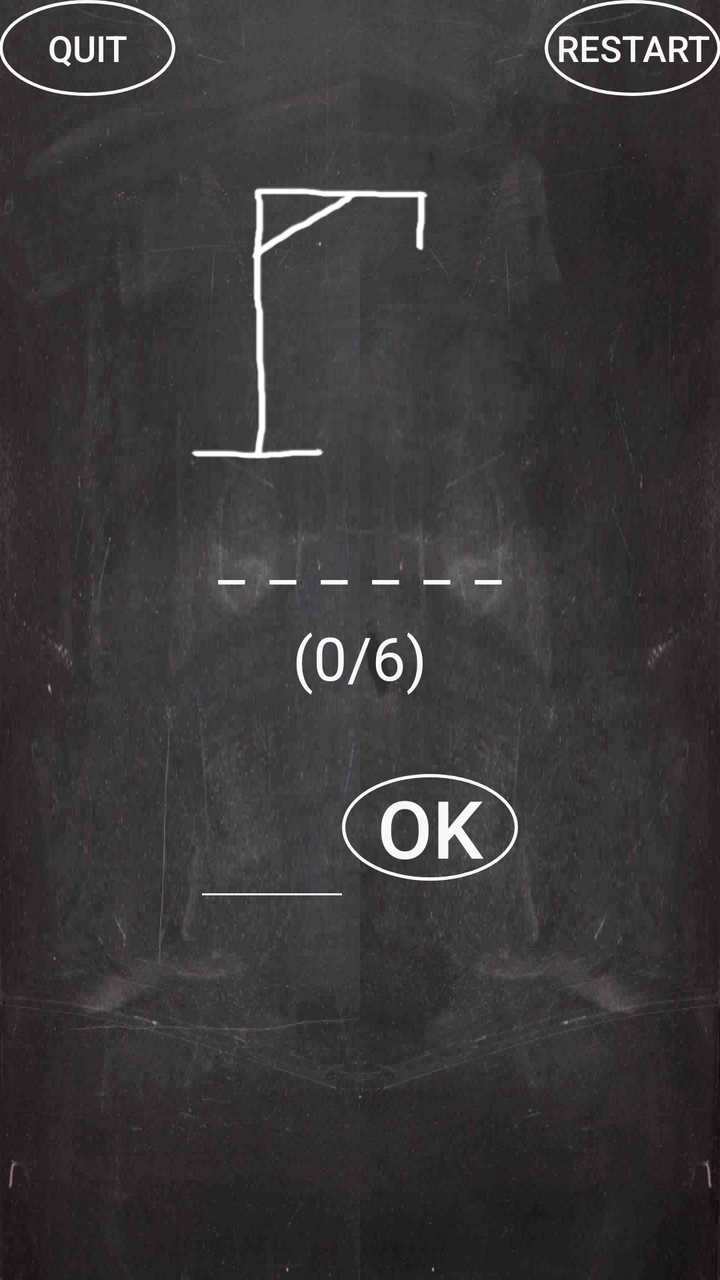
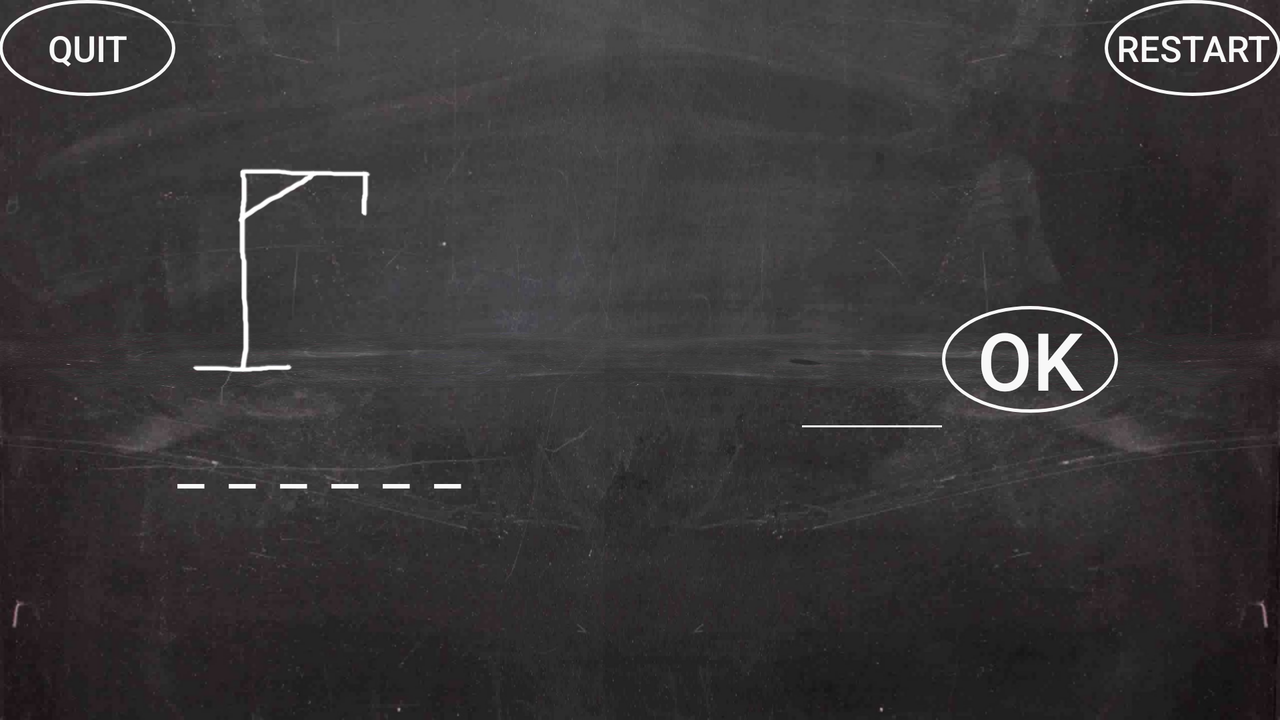

The same Android screen from two of the app's own layout files: first res/layout/ as a phone draws it, then the repository's variant for another configuration, drawn on a device whose configuration selects that folder. Both files follow.
<!-- AndroidManifest.xml: application theme AppTheme -->
<!-- res/layout/activity_game.xml -->
<RelativeLayout xmlns:android="http://schemas.android.com/apk/res/android"
    xmlns:tools="http://schemas.android.com/tools" android:layout_width="match_parent"
    android:layout_height="match_parent" android:paddingLeft="@dimen/activity_horizontal_margin"
    android:paddingRight="@dimen/activity_horizontal_margin"
    android:paddingTop="@dimen/activity_vertical_margin"
    android:paddingBottom="@dimen/activity_vertical_margin"
    tools:context="com.example.robbert.hangman.GameActivity"
    android:background="@drawable/chalkboard">

    <LinearLayout
        android:orientation="horizontal"
        android:layout_width="fill_parent"
        android:layout_height="wrap_content"
        android:weightSum="2"
        android:layout_alignParentEnd="false"
        android:id="@+id/linearLayout"
        android:layout_alignParentTop="true"
        android:layout_alignWithParentIfMissing="false"
        android:baselineAligned="false">

        <LinearLayout
            android:orientation="horizontal"
            android:layout_width="0dp"
            android:layout_height="match_parent"
            android:gravity="left"
            android:layout_weight="1">

            <Button
                android:layout_width="wrap_content"
                android:layout_height="wrap_content"
                android:text="@string/quit"
                android:id="@+id/quitButton"
                android:onClick="quit"
                style="@style/chalkButton"
                android:background="@drawable/button_chalk"
                android:textColor="#f8f8f8"
                android:textSize="18sp" />
        </LinearLayout>

        <LinearLayout
            android:orientation="horizontal"
            android:layout_width="0dp"
            android:layout_height="match_parent"
            android:layout_weight="1"
            android:gravity="right">

            <Button
                android:layout_width="wrap_content"
                android:layout_height="wrap_content"
                android:text="@string/restart"
                android:id="@+id/restartButton"
                android:textSize="18sp"
                android:textColor="#f8f8f8"
                android:background="@drawable/button_chalk"
                android:onClick="restart" />
        </LinearLayout>

    </LinearLayout>

    <LinearLayout
        android:orientation="vertical"
        android:layout_width="match_parent"
        android:layout_height="fill_parent"
        android:id="@+id/Display_text"
        android:weightSum="1"
        android:gravity="top"
        android:layout_gravity="center_vertical"
        android:layout_below="@+id/linearLayout"
        android:layout_alignParentStart="true">

        <ImageView
            android:layout_width="200dp"
            android:layout_height="200dp"
            android:id="@+id/hangmanImage"
            android:src="@drawable/hangman0"
            android:layout_gravity="center"
            android:cropToPadding="false" />

        <TextView
            android:layout_width="wrap_content"
            android:layout_height="wrap_content"
            android:text="______"
            android:id="@+id/displayWord"
            android:textSize="30sp"
            android:letterSpacing="0.4"
            android:maxLines="1"
            android:layout_gravity="center_horizontal"
            android:layout_marginBottom="10dp"
            android:layout_marginTop="10dp"
            android:textColor="#f8f8f8" />

        <TextView
            android:layout_width="wrap_content"
            android:layout_height="wrap_content"
            android:id="@+id/errorMessage"
            android:textSize="30sp"
            android:layout_gravity="center_horizontal"
            android:gravity="center_horizontal"
            android:text="(0/6)"
            android:textColor="#f8f8f8" />

        <LinearLayout
            android:orientation="horizontal"
            android:layout_width="match_parent"
            android:layout_height="wrap_content"
            android:gravity="center_horizontal"
            android:layout_marginTop="30dp"
            android:id="@+id/input"
            android:weightSum="1">

            <EditText
                android:layout_width="70sp"
                android:layout_height="70sp"
                android:id="@+id/letterInput"
                android:textSize="50sp"
                android:maxLength="1"
                android:layout_gravity="center"
                android:background="@drawable/abc_textfield_default_mtrl_alpha"
                android:gravity="center_vertical|center_horizontal"
                android:textColor="#f8f8f8"
                android:backgroundTint="#ffffff" />

            <Button
                android:layout_width="wrap_content"
                android:layout_height="wrap_content"
                android:text="@string/ok"
                android:id="@+id/ok"
                android:onClick="checkInput"
                android:layout_gravity="center"
                android:textSize="40sp"
                android:textColor="#f8f8f8"
                android:background="@drawable/button_chalk"
                android:nestedScrollingEnabled="false" />
        </LinearLayout>
    </LinearLayout>

</RelativeLayout>
<!-- resources referenced by this layout -->
<resources>
  <!-- drawable button_chalk (drawable) -->
  <?xml version="1.0" encoding="utf-8"?>
  <shape xmlns:android="http://schemas.android.com/apk/res/android"
      android:shape="oval">
  
      <stroke android:width="5px" android:color="#F8F8F8" />
  
  </shape>
  <!-- drawable chalkboard: jpg bitmap (drawable, 76395 bytes) -->
  <!-- drawable hangman0: png bitmap (drawable, 15385 bytes) -->
  <string name="ok">OK</string>
  <string name="quit">Quit</string>
  <string name="restart">Restart</string>
  <style name="chalkButton">
          <item name="android:textSize">15sp</item>
          <item name="android:textColor">#f8f8f8</item>
          <item name="android:background">@drawable/button_chalk</item>
      </style>
  <style name="AppTheme" parent="Theme.AppCompat.Light.NoActionBar">
          
  
      </style>
</resources>
<!-- res/layout-land/activity_game.xml (the repository's variant of the layout above) -->
<!-- drawn on the phone turned sideways -->
<RelativeLayout xmlns:android="http://schemas.android.com/apk/res/android"
    xmlns:tools="http://schemas.android.com/tools" android:layout_width="match_parent"
    android:layout_height="match_parent" android:paddingLeft="@dimen/activity_horizontal_margin"
    android:paddingRight="@dimen/activity_horizontal_margin"
    android:paddingTop="@dimen/activity_vertical_margin"
    android:paddingBottom="@dimen/activity_vertical_margin"
    tools:context="com.example.robbert.hangman.GameActivity"
    android:background="@drawable/chalkboard">

    <Button
        android:layout_width="wrap_content"
        android:layout_height="wrap_content"
        android:text="@string/quit"
        android:id="@+id/quitButton"
        android:layout_alignParentTop="true"
        android:layout_alignParentLeft="true"
        android:layout_alignParentStart="true"
        android:onClick="quit"
        android:textSize="18sp"
        android:background="@drawable/button_chalk"
        android:textColor="#f8f8f8" />

    <Button
        android:layout_width="wrap_content"
        android:layout_height="wrap_content"
        android:text="@string/restart"
        android:id="@+id/restartButton"
        android:layout_alignParentTop="true"
        android:layout_alignParentRight="true"
        android:layout_alignParentEnd="true"
        android:onClick="restart"
        android:textSize="18sp"
        android:background="@drawable/button_chalk"
        android:textColor="#f8f8f8" />

    <LinearLayout
        android:orientation="horizontal"
        android:layout_width="fill_parent"
        android:layout_height="match_parent"
        android:gravity="center_vertical"
        android:weightSum="2"
        android:layout_marginTop="50dp"
        android:baselineAligned="false">

        <LinearLayout
            android:orientation="vertical"
            android:layout_width="0dp"
            android:layout_height="wrap_content"
            android:id="@+id/Display_text"
            android:weightSum="1"
            android:layout_weight="1"
            android:layout_gravity="top">

            <ImageView
                android:layout_width="200dp"
                android:layout_height="150dp"
                android:id="@+id/hangmanImage"
                android:layout_weight="16.58"
                android:src="@drawable/hangman0"
                android:layout_gravity="center_horizontal" />

            <TextView
                android:layout_width="wrap_content"
                android:layout_height="wrap_content"
                android:text="______"
                android:id="@+id/displayWord"
                android:layout_marginTop="10dp"
                android:textSize="30sp"
                android:letterSpacing="0.4"
                android:maxLines="1"
                android:layout_gravity="center_horizontal"
                android:layout_marginBottom="10dp"
                android:textColor="#f8f8f8" />

        </LinearLayout>

        <LinearLayout
            android:orientation="vertical"
            android:layout_width="0dp"
            android:layout_height="wrap_content"
            android:layout_weight="1">

            <LinearLayout
                android:orientation="horizontal"
                android:layout_width="wrap_content"
                android:layout_height="wrap_content"
                android:gravity="center_horizontal"
                android:id="@+id/input"
                android:layout_gravity="center_horizontal">

                <EditText
                    android:layout_width="70sp"
                    android:layout_height="70sp"
                    android:id="@+id/letterInput"
                    android:textSize="50sp"
                    android:maxLength="1"
                    android:layout_gravity="center"
                    android:background="@drawable/abc_textfield_default_mtrl_alpha"
                    android:gravity="center_vertical|center_horizontal"
                    android:backgroundTint="#f8f8f8" />

                <Button
                    android:layout_width="wrap_content"
                    android:layout_height="wrap_content"
                    android:text="@string/ok"
                    android:id="@+id/ok"
                    android:onClick="checkInput"
                    android:textSize="40sp"
                    android:layout_gravity="center_vertical"
                    android:background="@drawable/button_chalk"
                    android:textColor="#F8F8F8" />

            </LinearLayout>

            <TextView
                android:layout_width="wrap_content"
                android:layout_height="wrap_content"
                android:id="@+id/errorMessage"
                android:textSize="30sp"
                android:layout_gravity="center_horizontal"
                android:textColor="#f8f8f8"
                android:layout_marginTop="10dp"
                android:gravity="center_horizontal" />
        </LinearLayout>

    </LinearLayout>

</RelativeLayout>
<!-- resources referenced by the variant -->
<!-- as the phone turned sideways resolves them -->
<resources>
  <!-- drawable button_chalk (drawable) -->
  <?xml version="1.0" encoding="utf-8"?>
  <shape xmlns:android="http://schemas.android.com/apk/res/android"
      android:shape="oval">
  
      <stroke android:width="5px" android:color="#F8F8F8" />
  
  </shape>
  <!-- drawable chalkboard: jpg bitmap (drawable, 76395 bytes) -->
  <!-- drawable hangman0: png bitmap (drawable, 15385 bytes) -->
  <string name="ok">OK</string>
  <string name="quit">Quit</string>
  <string name="restart">Restart</string>
  <style name="AppTheme" parent="Theme.AppCompat.Light.NoActionBar">
          
  
      </style>
</resources>
